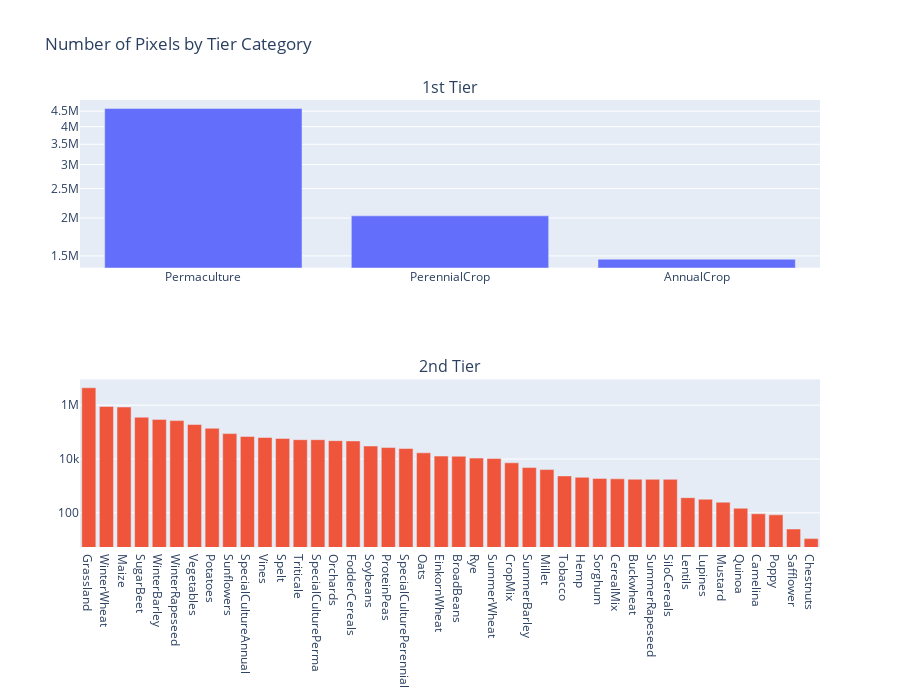

Here is the notebook cell this chart was saved with:
### Code cell
# Create a DataFrame for each tier
tier1_data = pd.DataFrame({
    'tier': [f"{dataset_info['tier1'][i]}" for i in pixels_by_tier_category['tier1'].keys() if i != 0],
    'count': [pixels_by_tier_category['tier1'][i] for i in pixels_by_tier_category['tier1'].keys() if i != 0]
})

tier2_data = pd.DataFrame({
    'tier': [f"{dataset_info['tier2'][i]}" for i in pixels_by_tier_category['tier2'].keys() if i != 0],
    'count': [pixels_by_tier_category['tier2'][i] for i in pixels_by_tier_category['tier2'].keys() if i != 0]
})

tier_data_list = [tier1_data, tier2_data]

# Create a subplot for each tier category
fig = make_subplots(rows=2, cols=1, subplot_titles=['1st Tier', '2nd Tier'])

# Iterate over each tier and create a bar chart
for i, tier_data in enumerate(tier_data_list, start=1):
    grouped_data = tier_data.sort_values(by='count', ascending=False)

    # Create a color map for the current tier
    random.seed(42)
    color_map = {category: f'rgba({random.randint(0, 255)}, {random.randint(0, 255)}, {random.randint(0, 255)}, 1)' for category in grouped_data['tier'].unique()}
    bar_colors = grouped_data['tier'].map(color_map)

    fig.add_trace(
        go.Bar(
            x=grouped_data['tier'],
            y=grouped_data['count'],
            # marker_color=bar_colors
        ),
        row=i, col=1
    )

    fig.update_traces(
        hovertemplate="<b>%{x}</b><br>Count: %{y}",
        selector=dict(row=i, col=1)
    )

    fig.update_yaxes(type="log", row=i, col=1)

fig.update_layout(
    title="Number of Pixels by Tier Category",
    height=700,  # Adjust the height to accommodate all subplots
    showlegend=False
)

fig.write_image("../assets/ZueriCrop_2.0_Seasonality_Tiers_Class_Distribution.pdf", width=1200, height=700)

fig.show()

### Figure 1 — Plotly figure (JSON) as saved in the notebook; plotly's stock layout.template omitted (floating-point values rounded to 4 significant figures)
{"data": [{"type": "bar", "x": ["Permaculture", "PerennialCrop", "AnnualCrop"], "xaxis": "x", "y": [4595816, 2032663, 1462290], "yaxis": "y"}, {"type": "bar", "x": ["Grassland", "WinterWheat", "Maize", "SugarBeet", "WinterBarley", "WinterRapeseed", "Vegetables", "Potatoes", "Sunflowers", "SpecialCultureAnnual", "Vines", "Spelt", "Triticale", "SpecialCulturePerma", "Orchards", "FodderCereals", "Soybeans", "ProteinPeas", "SpecialCulturePerennial", "Oats", "EinkornWheat", "BroadBeans", "Rye", "SummerWheat", "CropMix", "SummerBarley", "Millet", "Tobacco", "Hemp", "Sorghum", "CerealMix", "Buckwheat", "SummerRapeseed", "SiloCereals", "Lentils", "Lupines", "Mustard", "Quinoa", "Camelina", "Poppy", "Safflower", "Chestnuts"], "xaxis": "x2", "y": [4432851, 900795, 854471, 358077, 296026, 266612, 191321, 138339, 87624, 68748, 62888, 58027, 52216, 52204, 47862, 46856, 30330, 26632, 24497, 16941, 12815, 12662, 10784, 10375, 7220, 4810, 4043, 2351, 2083, 1905, 1832, 1771, 1756, 1751, 366, 320, 248, 148, 92, 84, 25, 11], "yaxis": "y2"}], "layout": {"annotations": [{"font": {"size": 16}, "showarrow": false, "text": "1st Tier", "x": 0.5, "xanchor": "center", "xref": "paper", "y": 1, "yanchor": "bottom", "yref": "paper"}, {"font": {"size": 16}, "showarrow": false, "text": "2nd Tier", "x": 0.5, "xanchor": "center", "xref": "paper", "y": 0.375, "yanchor": "bottom", "yref": "paper"}], "height": 700, "showlegend": false, "title": {"text": "Number of Pixels by Tier Category"}, "xaxis": {"anchor": "y", "domain": [0, 1]}, "xaxis2": {"anchor": "y2", "domain": [0, 1]}, "yaxis": {"anchor": "x", "domain": [0.625, 1], "type": "log"}, "yaxis2": {"anchor": "x2", "domain": [0, 0.375], "type": "log"}}}
